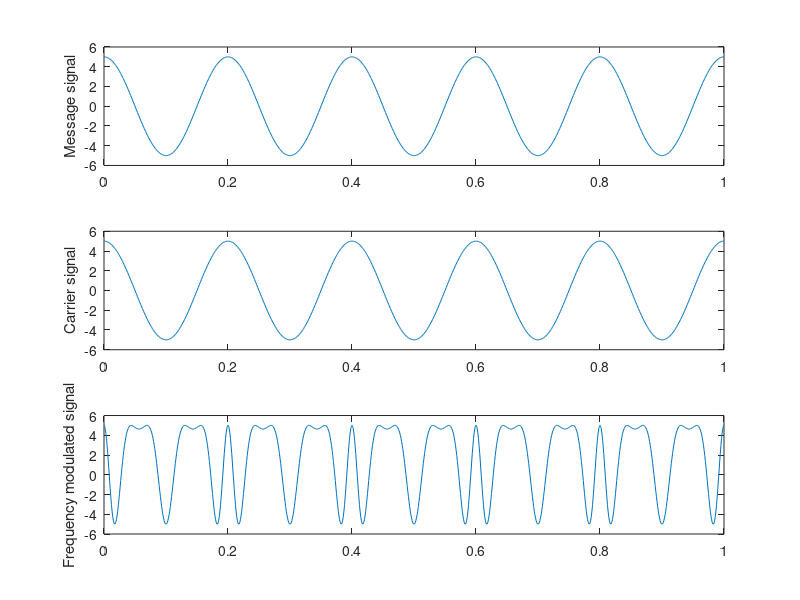

The MATLAB script that drew this image:
clc
close all;
clear all;

t=0:.001:1;

fm = input('Enter the value of frequency of message: ')
Am = input('Enter the value of amplitude of message: ')
ym = Am * cos(2*pi*fm*t)
subplot(3, 1, 1)
plot(t,ym)
ylabel('Message signal')

fc = input('Enter the value of frequency of carrier: ')
Ac = input('Enter the value of amplitude of carrier: ')
yc = Ac * cos(2*pi*fc*t)
subplot(3, 1, 2)
plot(t,yc)
ylabel('Carrier signal')

B = input('Enter modulation index: ')

Fmod = Ac.*cos(2*pi*fc*t + (B.*sin(2*pi*fm*t)))
subplot(3, 1, 3)
plot(t,Fmod)
ylabel('Frequency modulated signal')

# Inputs
# fm = 2
# Am = 1
# fc = 20
# Ac = 1
# B = 5
